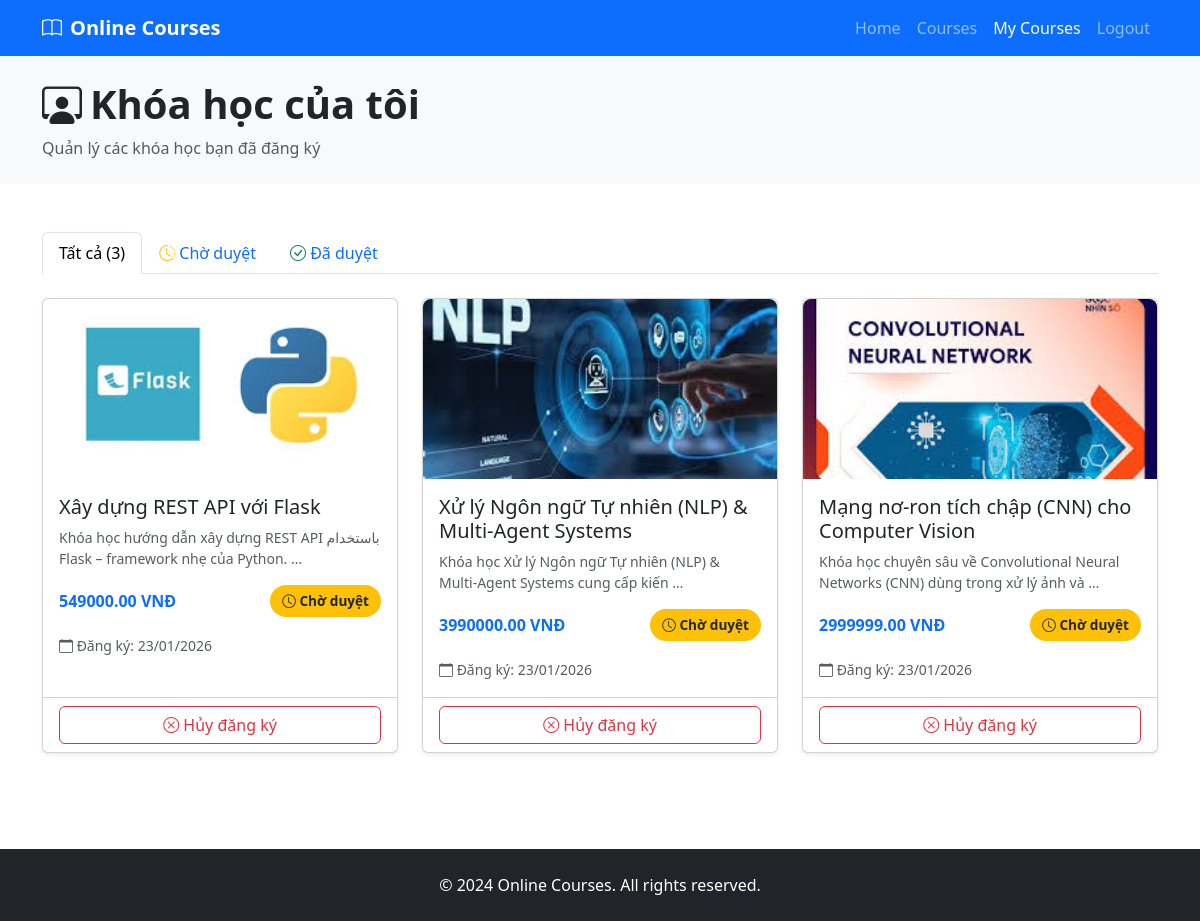
The page /courses/my-courses/ (signed in) on the database its author committed.
### courses/models.py (models this page shows, shortened)
class Enrollment(models.Model):
    STATUS_CHOICES = [
        ('pending', 'Chờ duyệt'),
        ('approved', 'Đã duyệt'),
        ('rejected', 'Từ chối'),
        ('cancelled', 'Đã hủy'),
    ]
    user = models.ForeignKey(
        User,
        on_delete=models.CASCADE,
        related_name='enrollments',
        verbose_name="Học viên"
    )
    course = models.ForeignKey(
        Course,
        on_delete=models.CASCADE,
        related_name='enrollments',
        verbose_name="Khóa học"
    )
    status = models.CharField(
        max_length=20,
        choices=STATUS_CHOICES,
        default='pending',
        verbose_name="Trạng thái"
    )
    created_at = models.DateTimeField(auto_now_add=True, verbose_name="Ngày đăng ký")
    updated_at = models.DateTimeField(auto_now=True, verbose_name="Ngày cập nhật")
    approved_at = models.DateTimeField(null=True, blank=True, verbose_name="Ngày duyệt")
    admin_note = models.TextField(blank=True, verbose_name="Ghi chú từ admin")
    class Meta:
        verbose_name = "Đăng ký học"
        verbose_name_plural = "Đăng ký học"
        ordering = ['-created_at']
        unique_together = ['user', 'course']  # Tránh đăng ký trùng
        permissions = [
            ("can_approve_enrollment", "Có thể duyệt đăng ký"),
            ("can_reject_enrollment", "Có thể từ chối đăng ký"),
        ]

class Course(models.Model):
    STATUS_CHOICES = [
        ('draft', 'Nháp'),
        ('pending', 'Chờ duyệt'),
        ('approved', 'Đã duyệt'),
        ('rejected', 'Từ chối'),
    ]
    title = models.CharField(max_length=200, verbose_name="Tiêu đề")
    description = models.TextField(verbose_name="Mô tả")
    price = models.DecimalField(max_digits=10, decimal_places=2, verbose_name="Giá")
    image = models.ImageField(upload_to='courses/', verbose_name="Hình ảnh")
    category = models.ForeignKey(
        Category,
        on_delete=models.SET_NULL,
        null=True,
        blank=True,
        related_name='courses',
        verbose_name="Danh mục"
    )
    status = models.CharField(
        max_length=20,
        choices=STATUS_CHOICES,
        default='draft',
        verbose_name="Trạng thái"
    )
    created_by = models.ForeignKey(
        User,
        on_delete=models.CASCADE,
        related_name='courses',
        verbose_name="Người tạo"
    )
    created_at = models.DateTimeField(auto_now_add=True, verbose_name="Ngày tạo")
    updated_at = models.DateTimeField(auto_now=True, verbose_name="Ngày cập nhật")
    class Meta:
        verbose_name = "Khóa học"
        verbose_name_plural = "Khóa học"
        ordering = ['-created_at']
        permissions = [
            ("can_approve_course", "Có thể duyệt khóa học"),
            ("can_reject_course", "Có thể từ chối khóa học"),
        ]

### courses/views.py (the view)
# urls.py: path('my-courses/', views.my_courses, name='my_courses'),
@login_required
def my_courses(request):
    enrollments = Enrollment.objects.filter(
        user=request.user
    ).select_related('course').order_by('-created_at')
    return render(request, 'courses/my_courses.html', {
        'enrollments': enrollments
    })

### templates/courses/my_courses.html (shortened to what this page needs)
<!DOCTYPE html>
<html lang="vi">
<head>
    <link href="https://cdn.jsdelivr.net/npm/bootstrap@5.3.2/dist/css/bootstrap.min.css" rel="stylesheet">
    <link href="https://cdn.jsdelivr.net/npm/bootstrap-icons@1.11.1/font/bootstrap-icons.css" rel="stylesheet">
</head>
<body>
<nav class="navbar navbar-expand-lg navbar-dark bg-primary">
    <div class="container">
        <a class="navbar-brand fw-bold" href="/">
            <i class="bi bi-book me-2"></i>Online Courses
        </a>
        <div class="collapse navbar-collapse" id="navbarNav">
            <ul class="navbar-nav ms-auto">
                <li class="nav-item">
                    <a class="nav-link" href="/">Home</a>
                </li>
                <li class="nav-item">
                    <a class="nav-link" href="/courses/">Courses</a>
                </li>
                <li class="nav-item">
                    <a class="nav-link active" href="/courses/my-courses/">My Courses</a>
                </li>
                <li class="nav-item">
                    <a class="nav-link" href="/logout/">Logout</a>
                </li>
            </ul>
        </div>
    </div>
</nav>
<header class="bg-light py-4">
    <div class="container">
        <h1 class="fw-bold">
            <i class="bi bi-person-workspace me-2"></i>Khóa học của tôi
        </h1>
        <p class="text-muted mb-0">Quản lý các khóa học bạn đã đăng ký</p>
    </div>
</header>
<main class="py-5">
    <div class="container">
        <ul class="nav nav-tabs mb-4" id="statusTab" role="tablist">
            <li class="nav-item" role="presentation">
                <button class="nav-link active" data-bs-toggle="tab" data-bs-target="#all">
                    Tất cả ({{ enrollments.count }})
                </button>
            </li>
            <li class="nav-item" role="presentation">
                <button class="nav-link" data-bs-toggle="tab" data-bs-target="#pending">
                    <i class="bi bi-clock-history text-warning"></i> Chờ duyệt
                </button>
            </li>
            <li class="nav-item" role="presentation">
                <button class="nav-link" data-bs-toggle="tab" data-bs-target="#approved">
                    <i class="bi bi-check-circle text-success"></i> Đã duyệt
                </button>
            </li>
        </ul>
        <div class="tab-content">
            <div class="tab-pane fade show active" id="all">
                {% if enrollments %}
                <div class="row g-4">
                    {% for enrollment in enrollments %}
                    <div class="col-md-6 col-lg-4">
                        <div class="card enrollment-card h-100 shadow-sm">
                            {% if enrollment.course.image %}
                            <img src="{{ enrollment.course.image.url }}" class="course-thumbnail" alt="{{ enrollment.course.title }}">
                            {% else %}
                            <img src="https://via.placeholder.com/400x180/0d6efd/ffffff?text=Course" class="course-thumbnail">
                            {% endif %}
                            <div class="card-body">
                                <h5 class="card-title">{{ enrollment.course.title }}</h5>
                                <p class="card-text text-muted small">
                                    {{ enrollment.course.description|truncatewords:15 }}
                                </p>
                                <div class="d-flex justify-content-between align-items-center mb-3">
                                    <span class="fw-bold text-primary">{{ enrollment.course.price }} VNĐ</span>
                                    {% if enrollment.status == 'pending' %}
                                    <span class="status-badge bg-warning text-dark">
                                        <i class="bi bi-clock"></i> Chờ duyệt
                                    </span>
                                    {% elif enrollment.status == 'approved' %}
                                    <span class="status-badge bg-success text-white">
                                        <i class="bi bi-check-circle"></i> Đã duyệt
                                    </span>
                                    {% elif enrollment.status == 'rejected' %}
                                    <span class="status-badge bg-danger text-white">
                                        <i class="bi bi-x-circle"></i> Từ chối
                                    </span>
                                    {% elif enrollment.status == 'cancelled' %}
                                    <span class="status-badge bg-secondary text-white">
                                        <i class="bi bi-slash-circle"></i> Đã hủy
                                    </span>
                                    {% endif %}
                                </div>
                                <small class="text-muted">
                                    <i class="bi bi-calendar"></i> Đăng ký: {{ enrollment.created_at|date:"d/m/Y" }}
                                </small>
                            </div>
                            <div class="card-footer bg-transparent">
                                <div class="d-grid gap-2">
                                    {% if enrollment.status == 'approved' %}
                                    <a href="{% url 'courses:course_detail' enrollment.course.id %}" class="btn btn-primary">
                                        <i class="bi bi-play-circle"></i> Vào học
                                    </a>
                                    {% elif enrollment.status == 'pending' %}
                                    <form method="post" action="{% url 'courses:cancel_enrollment' enrollment.id %}" onsubmit="return confirm('Bạn chắc chắn muốn hủy đăng ký?');">
                                        <button type="submit" class="btn btn-outline-danger w-100">
                                            <i class="bi bi-x-circle"></i> Hủy đăng ký
                                        </button>
                                    </form>
                                    {% else %}
                                    <a href="{% url 'courses:course_detail' enrollment.course.id %}" class="btn btn-outline-secondary">
                                        Xem chi tiết
                                    </a>
                                    {% endif %}
                                </div>
                            </div>
                        </div>
                    </div>
                    {% endfor %}
                </div>
                {% endif %}
            </div>
        </div>
    </div>
</main>
<footer class="bg-dark text-white py-4 mt-5">
    <div class="container text-center">
        <p class="mb-0">&copy; 2024 Online Courses. All rights reserved.</p>
    </div>
</footer>
</body>
</html>

### templates/courses/my_courses.html (style rules this page uses)
.enrollment-card { transition: transform 0.2s; }
.status-badge { font-size: 0.85rem; padding: 6px 12px; border-radius: 20px; font-weight: 600; }
.course-thumbnail { width: 100%; height: 180px; object-fit: cover; border-radius: 8px 8px 0 0; }

### rows shown on the page
Enrollment: course.image (picture), course "Xây dựng REST API với Flask", course.description "Khóa học hướng dẫn xây dựng REST API باستخدام Flask – framework nhẹ của Python. …", course.price "549000.00", status "pending" (drawn), created_at "23/01/2026"
Enrollment: course.image (picture), course "Xử lý Ngôn ngữ Tự nhiên (NLP) & Multi-Agent Systems", course.description "Khóa học Xử lý Ngôn ngữ Tự nhiên (NLP) & Multi-Agent Systems cung cấp kiến …", course.price "3990000.00", status "pending" (drawn), created_at "23/01/2026"
Enrollment: course.image (picture), course "Mạng nơ-ron tích chập (CNN) cho Computer Vision", course.description "Khóa học chuyên sâu về Convolutional Neural Networks (CNN) dùng trong xử lý ảnh và …", course.price "2999999.00", status "pending" (drawn), created_at "23/01/2026"

### other values the page prints
{{ enrollments.count }} "3"
